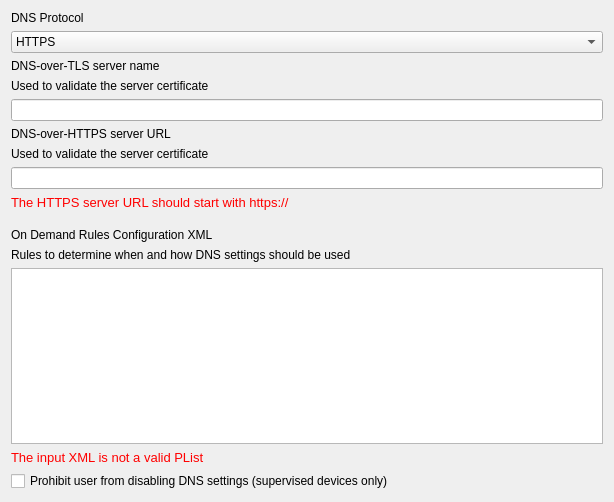
<?xml version="1.0" encoding="UTF-8"?>
<ui version="4.0">
 <class>DnsSettingsForm</class>
 <widget class="QWidget" name="DnsSettingsForm">
  <property name="geometry">
   <rect>
    <x>0</x>
    <y>0</y>
    <width>614</width>
    <height>502</height>
   </rect>
  </property>
  <property name="windowTitle">
   <string>Form</string>
  </property>
  <layout class="QVBoxLayout" name="verticalLayout_8">
   <item>
    <widget class="QLabel" name="dnsProtocolLabel">
     <property name="text">
      <string>DNS Protocol</string>
     </property>
    </widget>
   </item>
   <item>
    <widget class="QComboBox" name="dnsProtocolComboBox">
     <item>
      <property name="text">
       <string>HTTPS</string>
      </property>
     </item>
     <item>
      <property name="text">
       <string>TLS</string>
      </property>
     </item>
    </widget>
   </item>
   <item>
    <widget class="QWidget" name="serverNameWidget" native="true">
     <layout class="QVBoxLayout" name="verticalLayout">
      <property name="leftMargin">
       <number>0</number>
      </property>
      <property name="topMargin">
       <number>0</number>
      </property>
      <property name="rightMargin">
       <number>0</number>
      </property>
      <property name="bottomMargin">
       <number>0</number>
      </property>
      <item>
       <widget class="QLabel" name="serverNameLabel">
        <property name="text">
         <string>DNS-over-TLS server name</string>
        </property>
       </widget>
      </item>
      <item>
       <widget class="QLabel" name="lTip_serverName">
        <property name="text">
         <string>Used to validate the server certificate</string>
        </property>
        <property name="wordWrap">
         <bool>true</bool>
        </property>
       </widget>
      </item>
      <item>
       <widget class="QLineEdit" name="serverNameEdit"/>
      </item>
     </layout>
    </widget>
   </item>
   <item>
    <widget class="QWidget" name="serverUrlWidget" native="true">
     <layout class="QVBoxLayout" name="verticalLayout_2">
      <property name="leftMargin">
       <number>0</number>
      </property>
      <property name="topMargin">
       <number>0</number>
      </property>
      <property name="rightMargin">
       <number>0</number>
      </property>
      <property name="bottomMargin">
       <number>0</number>
      </property>
      <item>
       <widget class="QLabel" name="serverUrlLabel">
        <property name="text">
         <string>DNS-over-HTTPS server URL</string>
        </property>
       </widget>
      </item>
      <item>
       <widget class="QLabel" name="lTip_serverUrl">
        <property name="text">
         <string>Used to validate the server certificate</string>
        </property>
        <property name="wordWrap">
         <bool>true</bool>
        </property>
       </widget>
      </item>
      <item>
       <widget class="QLineEdit" name="serverUrlEdit"/>
      </item>
      <item>
       <widget class="QLabel" name="serverUrlErrorLabel">
        <property name="font">
         <font>
          <pointsize>10</pointsize>
         </font>
        </property>
        <property name="styleSheet">
         <string notr="true">QLabel { color : red; }</string>
        </property>
        <property name="text">
         <string>The HTTPS server URL should start with https://</string>
        </property>
       </widget>
      </item>
     </layout>
    </widget>
   </item>
   <item>
    <widget class="ItemListWidget" name="serverAddressesList" native="true"/>
   </item>
   <item>
    <widget class="ItemListWidget" name="supplementalMatchDomainsList" native="true"/>
   </item>
   <item>
    <widget class="QWidget" name="onDemandRulesConfigurationWidget" native="true">
     <layout class="QVBoxLayout" name="verticalLayoutVPNOnDemandRulesConfiguration">
      <property name="leftMargin">
       <number>0</number>
      </property>
      <property name="topMargin">
       <number>0</number>
      </property>
      <property name="rightMargin">
       <number>0</number>
      </property>
      <property name="bottomMargin">
       <number>0</number>
      </property>
      <item>
       <widget class="QLabel" name="labelOnDemandRules">
        <property name="text">
         <string>On Demand Rules Configuration XML</string>
        </property>
       </widget>
      </item>
      <item>
       <widget class="QLabel" name="lTip_OnDemandRules">
        <property name="text">
         <string>Rules to determine when and how DNS settings should be used</string>
        </property>
       </widget>
      </item>
      <item>
       <widget class="QTextEdit" name="onDemandRulesXmlEdit">
        <property name="acceptRichText">
         <bool>false</bool>
        </property>
       </widget>
      </item>
      <item>
       <widget class="QLabel" name="onDemandRulesErrorLabel">
        <property name="font">
         <font>
          <pointsize>10</pointsize>
         </font>
        </property>
        <property name="styleSheet">
         <string notr="true">QLabel { color : red; }</string>
        </property>
        <property name="text">
         <string>The input XML is not a valid PList</string>
        </property>
       </widget>
      </item>
     </layout>
    </widget>
   </item>
   <item>
    <widget class="QCheckBox" name="prohibitFromDisablingCheckBox">
     <property name="text">
      <string>Prohibit user from disabling DNS settings (supervised devices only)</string>
     </property>
    </widget>
   </item>
  </layout>
 </widget>
 <customwidgets>
  <customwidget>
   <class>ItemListWidget</class>
   <extends>QWidget</extends>
   <header>FWAdminLib/Configurator/ItemListWidget.h</header>
   <container>1</container>
  </customwidget>
 </customwidgets>
 <resources/>
 <connections/>
</ui>
